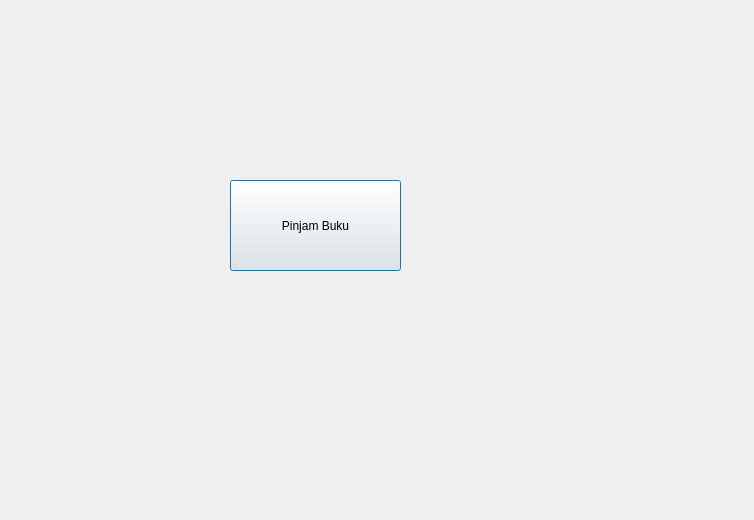
<?xml version="1.0" encoding="UTF-8"?>
<ui version="4.0">
 <class>peminjaman</class>
 <widget class="QDialog" name="peminjaman">
  <property name="geometry">
   <rect>
    <x>0</x>
    <y>0</y>
    <width>754</width>
    <height>520</height>
   </rect>
  </property>
  <property name="windowTitle">
   <string>Dialog</string>
  </property>
  <widget class="QPushButton" name="pushButton">
   <property name="geometry">
    <rect>
     <x>230</x>
     <y>180</y>
     <width>171</width>
     <height>91</height>
    </rect>
   </property>
   <property name="text">
    <string>Pinjam Buku</string>
   </property>
  </widget>
 </widget>
 <resources/>
 <connections/>
</ui>
